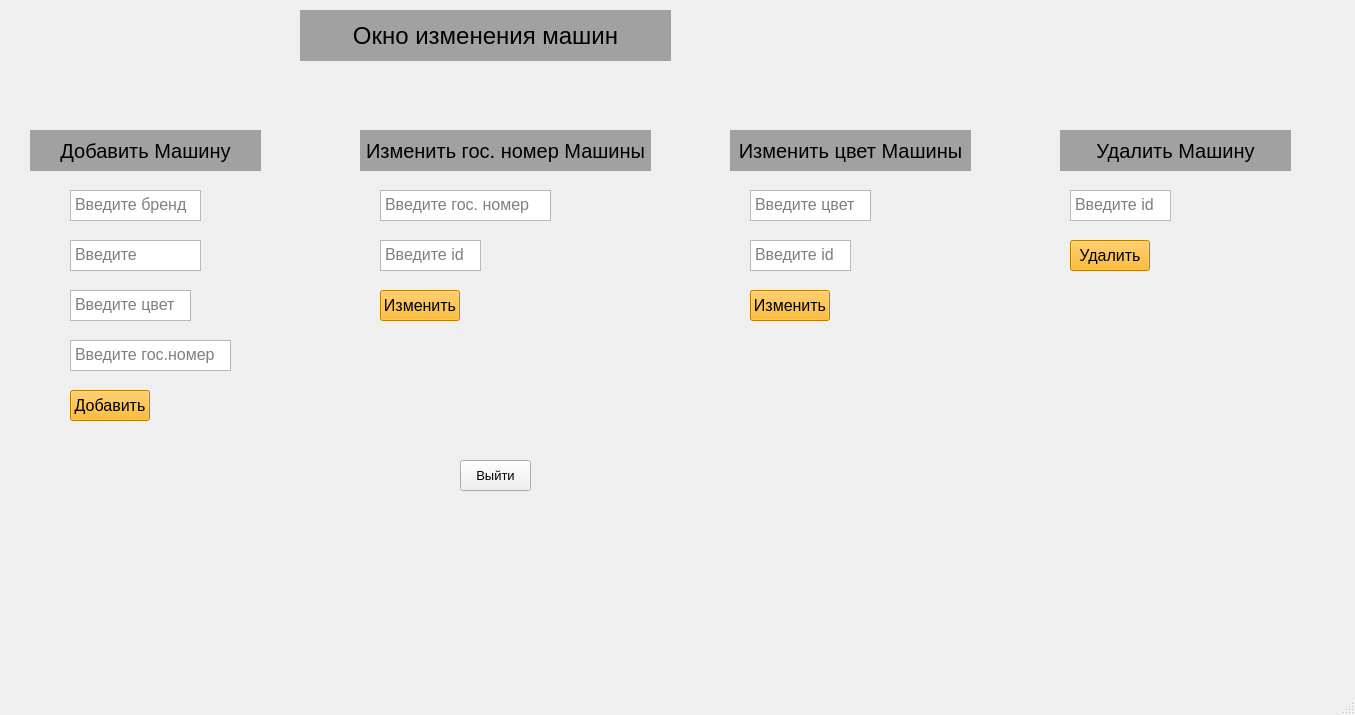
<?xml version="1.0" encoding="UTF-8"?>
<ui version="4.0">
 <class>MainWindow</class>
 <widget class="QMainWindow" name="MainWindow">
  <property name="geometry">
   <rect>
    <x>0</x>
    <y>0</y>
    <width>1355</width>
    <height>715</height>
   </rect>
  </property>
  <property name="windowTitle">
   <string>MainWindow</string>
  </property>
  <property name="toolTip">
   <string/>
  </property>
  <property name="statusTip">
   <string/>
  </property>
  <property name="whatsThis">
   <string/>
  </property>
  <property name="accessibleName">
   <string/>
  </property>
  <property name="accessibleDescription">
   <string/>
  </property>
  <property name="autoFillBackground">
   <bool>false</bool>
  </property>
  <property name="styleSheet">
   <string notr="true"/>
  </property>
  <property name="windowFilePath">
   <string/>
  </property>
  <widget class="QWidget" name="centralwidget">
   <widget class="QLabel" name="labelEditCarsWindow">
    <property name="geometry">
     <rect>
      <x>300</x>
      <y>10</y>
      <width>371</width>
      <height>51</height>
     </rect>
    </property>
    <property name="font">
     <font>
      <pointsize>18</pointsize>
     </font>
    </property>
    <property name="styleSheet">
     <string notr="true">background-color: rgb(161, 161, 161);</string>
    </property>
    <property name="text">
     <string>Окно изменения машин</string>
    </property>
    <property name="alignment">
     <set>Qt::AlignCenter</set>
    </property>
   </widget>
   <widget class="QPushButton" name="ExitButton">
    <property name="geometry">
     <rect>
      <x>460</x>
      <y>460</y>
      <width>71</width>
      <height>31</height>
     </rect>
    </property>
    <property name="font">
     <font>
      <pointsize>10</pointsize>
     </font>
    </property>
    <property name="text">
     <string>Выйти</string>
    </property>
   </widget>
   <widget class="QPushButton" name="AddButton">
    <property name="geometry">
     <rect>
      <x>70</x>
      <y>390</y>
      <width>80</width>
      <height>31</height>
     </rect>
    </property>
    <property name="font">
     <font>
      <pointsize>12</pointsize>
     </font>
    </property>
    <property name="styleSheet">
     <string notr="true">background-color: rgb(255, 172, 0);</string>
    </property>
    <property name="text">
     <string>Добавить</string>
    </property>
   </widget>
   <widget class="QPushButton" name="EditButtonNumberCar">
    <property name="geometry">
     <rect>
      <x>380</x>
      <y>290</y>
      <width>80</width>
      <height>31</height>
     </rect>
    </property>
    <property name="font">
     <font>
      <pointsize>12</pointsize>
     </font>
    </property>
    <property name="styleSheet">
     <string notr="true">background-color: rgb(255, 172, 0);</string>
    </property>
    <property name="text">
     <string>Изменить</string>
    </property>
   </widget>
   <widget class="QPushButton" name="DeleteButton">
    <property name="geometry">
     <rect>
      <x>1070</x>
      <y>240</y>
      <width>80</width>
      <height>31</height>
     </rect>
    </property>
    <property name="font">
     <font>
      <pointsize>12</pointsize>
     </font>
    </property>
    <property name="styleSheet">
     <string notr="true">background-color: rgb(255, 172, 0);</string>
    </property>
    <property name="text">
     <string>Удалить</string>
    </property>
   </widget>
   <widget class="QTextEdit" name="textAddFullname">
    <property name="geometry">
     <rect>
      <x>70</x>
      <y>190</y>
      <width>131</width>
      <height>31</height>
     </rect>
    </property>
    <property name="font">
     <font>
      <pointsize>12</pointsize>
     </font>
    </property>
    <property name="placeholderText">
     <string>Введите бренд</string>
    </property>
   </widget>
   <widget class="QTextEdit" name="textAddLogin">
    <property name="geometry">
     <rect>
      <x>70</x>
      <y>340</y>
      <width>161</width>
      <height>31</height>
     </rect>
    </property>
    <property name="font">
     <font>
      <pointsize>12</pointsize>
     </font>
    </property>
    <property name="placeholderText">
     <string>Введите гос.номер</string>
    </property>
   </widget>
   <widget class="QTextEdit" name="textAddGender">
    <property name="geometry">
     <rect>
      <x>70</x>
      <y>240</y>
      <width>131</width>
      <height>31</height>
     </rect>
    </property>
    <property name="font">
     <font>
      <pointsize>12</pointsize>
     </font>
    </property>
    <property name="placeholderText">
     <string>Введите модель</string>
    </property>
   </widget>
   <widget class="QTextEdit" name="textAddNumber">
    <property name="geometry">
     <rect>
      <x>70</x>
      <y>290</y>
      <width>121</width>
      <height>31</height>
     </rect>
    </property>
    <property name="font">
     <font>
      <pointsize>12</pointsize>
     </font>
    </property>
    <property name="placeholderText">
     <string>Введите цвет</string>
    </property>
   </widget>
   <widget class="QTextEdit" name="textDeleteCarId">
    <property name="geometry">
     <rect>
      <x>1070</x>
      <y>190</y>
      <width>101</width>
      <height>31</height>
     </rect>
    </property>
    <property name="font">
     <font>
      <pointsize>12</pointsize>
     </font>
    </property>
    <property name="placeholderText">
     <string>Введите id</string>
    </property>
   </widget>
   <widget class="QLabel" name="labelCarAdd">
    <property name="geometry">
     <rect>
      <x>30</x>
      <y>130</y>
      <width>231</width>
      <height>41</height>
     </rect>
    </property>
    <property name="font">
     <font>
      <pointsize>15</pointsize>
     </font>
    </property>
    <property name="styleSheet">
     <string notr="true">background-color: rgb(161, 161, 161);</string>
    </property>
    <property name="text">
     <string>Добавить Машину</string>
    </property>
    <property name="alignment">
     <set>Qt::AlignCenter</set>
    </property>
   </widget>
   <widget class="QLabel" name="labelCarNumberEdit">
    <property name="geometry">
     <rect>
      <x>360</x>
      <y>130</y>
      <width>291</width>
      <height>41</height>
     </rect>
    </property>
    <property name="font">
     <font>
      <pointsize>15</pointsize>
     </font>
    </property>
    <property name="styleSheet">
     <string notr="true">background-color: rgb(161, 161, 161);</string>
    </property>
    <property name="text">
     <string>Изменить гос. номер Машины</string>
    </property>
    <property name="alignment">
     <set>Qt::AlignCenter</set>
    </property>
   </widget>
   <widget class="QLabel" name="labelCarDelete">
    <property name="geometry">
     <rect>
      <x>1060</x>
      <y>130</y>
      <width>231</width>
      <height>41</height>
     </rect>
    </property>
    <property name="font">
     <font>
      <pointsize>15</pointsize>
     </font>
    </property>
    <property name="styleSheet">
     <string notr="true">background-color: rgb(161, 161, 161);</string>
    </property>
    <property name="text">
     <string>Удалить Машину</string>
    </property>
    <property name="alignment">
     <set>Qt::AlignCenter</set>
    </property>
   </widget>
   <widget class="QLabel" name="labelCarColorEdit">
    <property name="geometry">
     <rect>
      <x>730</x>
      <y>130</y>
      <width>241</width>
      <height>41</height>
     </rect>
    </property>
    <property name="font">
     <font>
      <pointsize>15</pointsize>
     </font>
    </property>
    <property name="styleSheet">
     <string notr="true">background-color: rgb(161, 161, 161);</string>
    </property>
    <property name="text">
     <string>Изменить цвет Машины</string>
    </property>
    <property name="alignment">
     <set>Qt::AlignCenter</set>
    </property>
   </widget>
   <widget class="QPushButton" name="EditButtonColorCar">
    <property name="geometry">
     <rect>
      <x>750</x>
      <y>290</y>
      <width>80</width>
      <height>31</height>
     </rect>
    </property>
    <property name="font">
     <font>
      <pointsize>12</pointsize>
     </font>
    </property>
    <property name="styleSheet">
     <string notr="true">background-color: rgb(255, 172, 0);</string>
    </property>
    <property name="text">
     <string>Изменить</string>
    </property>
   </widget>
   <widget class="QTextEdit" name="textEditNumberCarID">
    <property name="geometry">
     <rect>
      <x>380</x>
      <y>240</y>
      <width>101</width>
      <height>31</height>
     </rect>
    </property>
    <property name="font">
     <font>
      <pointsize>12</pointsize>
     </font>
    </property>
    <property name="placeholderText">
     <string>Введите id</string>
    </property>
   </widget>
   <widget class="QTextEdit" name="textEditColorCarId">
    <property name="geometry">
     <rect>
      <x>750</x>
      <y>240</y>
      <width>101</width>
      <height>31</height>
     </rect>
    </property>
    <property name="font">
     <font>
      <pointsize>12</pointsize>
     </font>
    </property>
    <property name="placeholderText">
     <string>Введите id</string>
    </property>
   </widget>
   <widget class="QTextEdit" name="textEditNumberCar">
    <property name="geometry">
     <rect>
      <x>380</x>
      <y>190</y>
      <width>171</width>
      <height>31</height>
     </rect>
    </property>
    <property name="font">
     <font>
      <pointsize>12</pointsize>
     </font>
    </property>
    <property name="placeholderText">
     <string>Введите гос. номер</string>
    </property>
   </widget>
   <widget class="QTextEdit" name="textEditColorCar">
    <property name="geometry">
     <rect>
      <x>750</x>
      <y>190</y>
      <width>121</width>
      <height>31</height>
     </rect>
    </property>
    <property name="font">
     <font>
      <pointsize>12</pointsize>
     </font>
    </property>
    <property name="placeholderText">
     <string>Введите цвет</string>
    </property>
   </widget>
  </widget>
  <widget class="QMenuBar" name="menubar">
   <property name="geometry">
    <rect>
     <x>0</x>
     <y>0</y>
     <width>1355</width>
     <height>22</height>
    </rect>
   </property>
  </widget>
  <widget class="QStatusBar" name="statusbar"/>
 </widget>
 <resources/>
 <connections/>
</ui>
